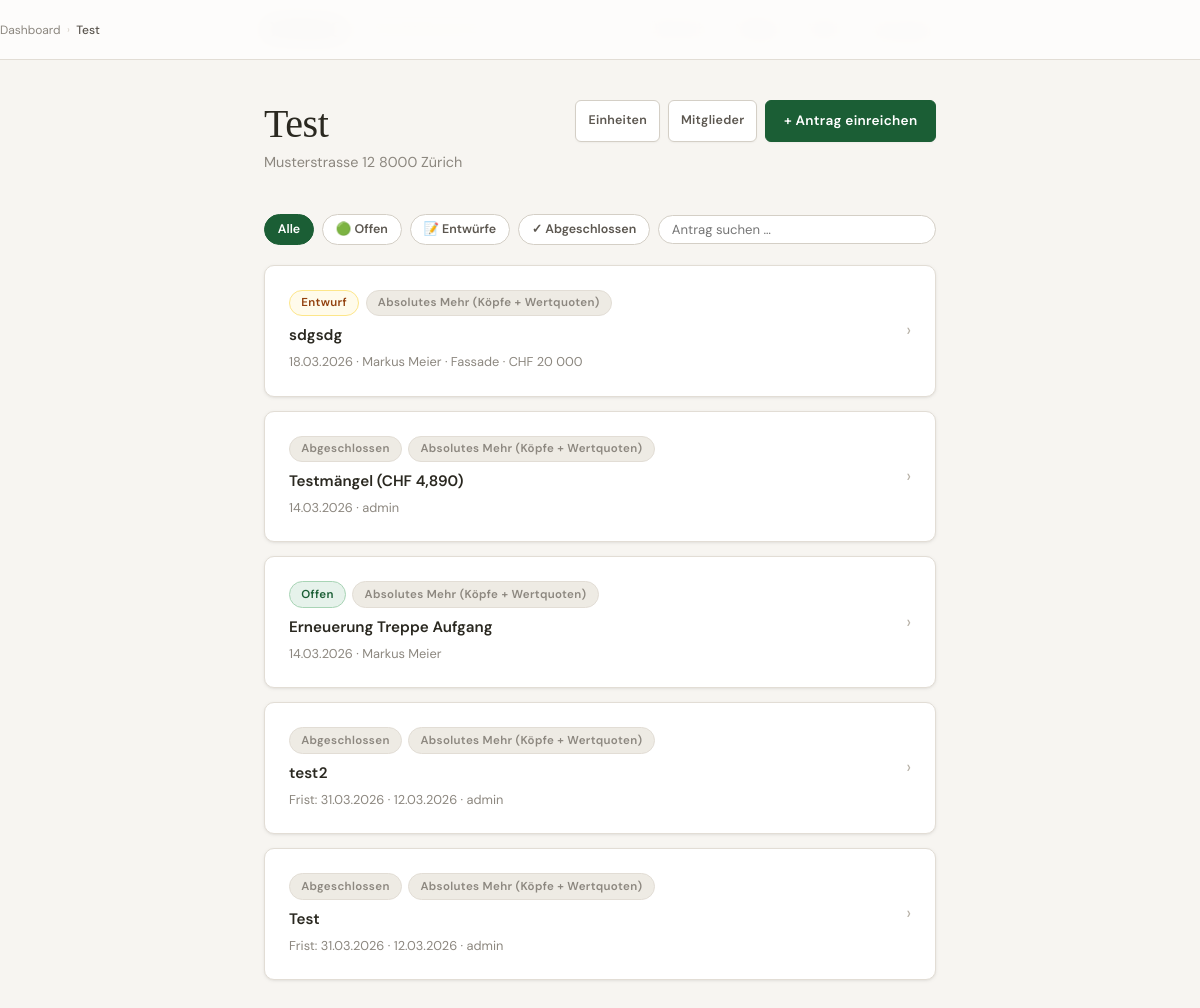
Page /community/1/ (signed in) on the earlier database version.
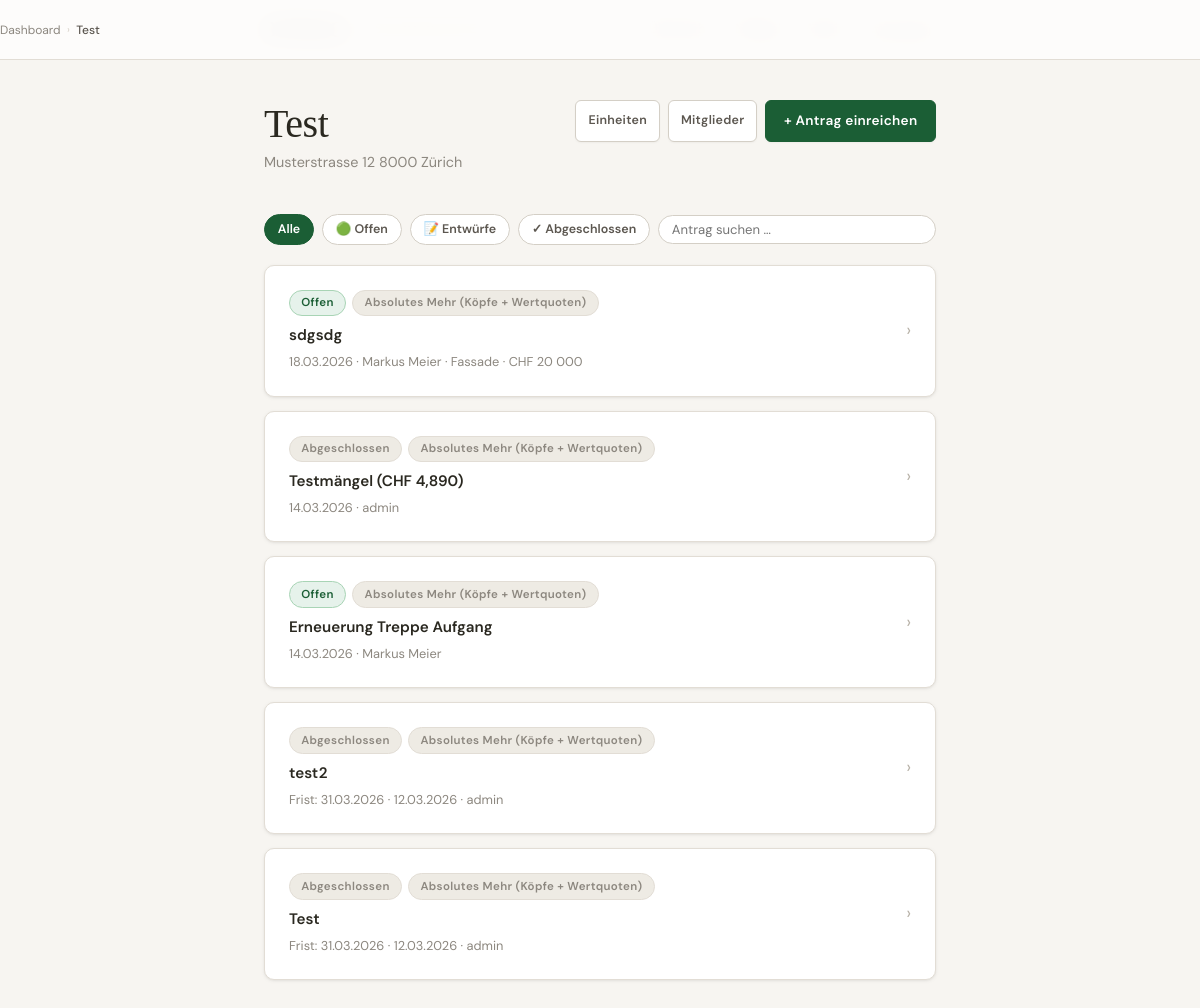
Same page on the later database version.
### voting/models.py (models this page shows, shortened)
class Proposal(models.Model):
    class Status(models.TextChoices):
        DRAFT  = 'draft',  'Entwurf'
        OPEN   = 'open',   'Offen'
        CLOSED = 'closed', 'Abgeschlossen'
    class MajorityType(models.TextChoices):
        SIMPLE    = 'simple',    'Einfaches Mehr (nur Köpfe)'
        ABSOLUTE  = 'absolute',  'Absolutes Mehr (Köpfe + Wertquoten)'
        QUALIFIED = 'qualified', 'Qualifiziertes Mehr (2/3 Köpfe + 2/3 Wertquoten)'
        UNANIMOUS = 'unanimous', 'Einstimmigkeit (alle Eigentümer müssen Ja stimmen)'
    class Area(models.TextChoices):
        ROOF = 'roof', 'Dach'
        FACADE = 'facade', 'Fassade'
        HEATING = 'heating', 'Heizung'
        ELEVATOR = 'elevator', 'Lift'
        STAIRCASE = 'staircase', 'Treppenhaus'
        GARDEN = 'garden', 'Aussenanlage / Garten'
        PARKING = 'parking', 'Parkplatz / Garage'
        WATER = 'water', 'Wasser / Sanitär'
        ELECTRIC = 'electric', 'Elektro'
        OTHER = 'other', 'Sonstiges'
    class ProposalType(models.TextChoices):
        ORDINARY = 'ordinary', 'Ordentliche Verwaltung'
        IMPORTANT = 'important', 'Wichtige Verwaltungshandlung'
        STRUCTURAL = 'structural', 'Bauliche Änderung'
        REGULATION = 'regulation', 'Reglement / Begründungsakt'
        OTHER = 'other', 'Sonstiges'
    community     = models.ForeignKey(Community, on_delete=models.CASCADE, related_name='proposals')
    created_by    = models.ForeignKey(
        User, on_delete=models.SET_NULL, null=True, related_name='created_proposals',
    )
    title         = models.CharField(max_length=300, verbose_name="Titel")
    description   = models.TextField(verbose_name="Beschreibung")
    area = models.CharField(
        max_length=20, choices=Area.choices, blank=True,
        verbose_name='Bereich',
    )
    proposal_type = models.CharField(
        max_length=20, choices=ProposalType.choices, blank=True,
        verbose_name='Art des Antrags',
    )
    cost_estimate = models.DecimalField(
        max_digits=12, decimal_places=2, null=True, blank=True,
        verbose_name='Kostenrahmen (CHF)',
        help_text='Geschätzter oder offertierter Betrag in CHF (optional).',
    )
    majority_type = models.CharField(
        max_length=10, choices=MajorityType.choices, default=MajorityType.ABSOLUTE,
        verbose_name="Mehrheitsart",
    )
    status     = models.CharField(max_length=10, choices=Status.choices, default=Status.DRAFT)
    created_at = models.DateTimeField(auto_now_add=True)
    opened_at  = models.DateTimeField(null=True, blank=True)
    closed_at  = models.DateTimeField(null=True, blank=True)
    deadline   = models.DateTimeField(null=True, blank=True, verbose_name="Abstimmungsfrist")
    def open(self):
        self.status    = self.Status.OPEN
        self.opened_at = timezone.now()
        self.save()
    class Meta:
        verbose_name        = "Antrag"
        verbose_name_plural = "Anträge"
        ordering            = ['-created_at']

### voting/views.py (the view, shortened to what this page needs)
@login_required
def proposal_list(request, community_id):
    community = get_object_or_404(Community, id=community_id)
    if not community.can_manage(request.user):
        messages.error(request, "Kein Zugang.")
        return redirect('voting:dashboard')
    is_admin_flag = community.is_admin(request.user)
    if is_admin_flag:
        proposals = community.proposals.all()
    status_filter = request.GET.get('status', '')
    search_query  = request.GET.get('q', '').strip()
    if status_filter in ('open', 'closed', 'draft'):
        proposals = proposals.filter(status=status_filter)
    if search_query:
        proposals = proposals.filter(title__icontains=search_query)
    proposals = proposals.order_by('-created_at').select_related('community', 'created_by')
    user_units = Unit.objects.filter(owner=request.user, community=community)
    voted_ids  = set(Vote.objects.filter(unit__in=user_units).values_list('proposal_id', flat=True))
    unit_count = user_units.count()
    fully_voted_ids: set[int] = set()
    if unit_count > 0:
        from django.db.models import Count
        for v in (
            Vote.objects.filter(unit__in=user_units)
            .values('proposal_id')
            .annotate(cnt=Count('id'))
        ):
            if v['cnt'] >= unit_count:
                fully_voted_ids.add(v['proposal_id'])
    paginator   = Paginator(proposals, 20)
    page_number = request.GET.get('page', 1)
    page_obj    = paginator.get_page(page_number)
    return render(request, 'voting/proposal_list.html', {
        'community':       community,
        'proposals':       page_obj,
        'page_obj':        page_obj,
        'voted_ids':       voted_ids,
        'fully_voted_ids': fully_voted_ids,
        'is_admin':        is_admin_flag,
        'my_units':        user_units,
        'status_filter':   status_filter,
        'search_query':    search_query,
    })

### voting/models.py (called while the page is built)
    def can_manage(self, user):
        return (
            self.units.filter(owner=user).exists()
            or self.created_by == user
            or user.is_staff
            or self.memberships.filter(user=user).exists()
        )

    def is_admin(self, user):
        return (
            self.created_by == user
            or user.is_staff
            or self.memberships.filter(
                user=user, role=CommunityMembership.Role.MANAGER
            ).exists()
        )

### voting/templates/voting/proposal_list.html (shortened to what this page needs)
{% extends "voting/base.html" %}
{% block content %}
<nav class="breadcrumb">
    <a href="{% url 'voting:dashboard' %}">Dashboard</a>
    <span class="breadcrumb-sep">›</span>
    <span class="breadcrumb-current">{{ community.name }}</span>
</nav>
<div class="page-header flex-between">
    <div>
        <h1>{{ community.name }}</h1>
        <p>{{ community.address }}</p>
    </div>
    <div class="flex gap-1 flex-wrap">
        {% if is_admin %}
        <a href="{% url 'voting:unit_manage' community.id %}" class="btn btn-outline btn-sm">Einheiten</a>
        <a href="{% url 'voting:community_members' community.id %}" class="btn btn-outline btn-sm">Mitglieder</a>
        {% endif %}
        <a href="{% url 'voting:proposal_create' community.id %}" class="btn btn-primary">+ Antrag einreichen</a>
    </div>
</div>
<form method="get" action="" id="filter-form">
    <div class="filter-bar">
        <a href="?{% if search_query %}q={{ search_query }}{% endif %}"
           class="filter-pill {% if not status_filter %}active{% endif %}">Alle</a>
        <a href="?status=open{% if search_query %}&q={{ search_query }}{% endif %}"
           class="filter-pill {% if status_filter == 'open' %}active{% endif %}">🟢 Offen</a>
        <a href="?status=draft{% if search_query %}&q={{ search_query }}{% endif %}"
           class="filter-pill {% if status_filter == 'draft' %}active{% endif %}">📝 Entwürfe</a>
        <a href="?status=closed{% if search_query %}&q={{ search_query }}{% endif %}"
           class="filter-pill {% if status_filter == 'closed' %}active{% endif %}">✓ Abgeschlossen</a>
        <div class="search-box">
            <input type="text" name="q" value="{{ search_query }}"
                   class="search-input"
                   placeholder="Antrag suchen …"
                   {% if status_filter %}onchange="this.form.querySelector('[name=status]').value='{{ status_filter }}'"{% endif %}>
        </div>
    </div>
</form>
{% if proposals %}
{% for proposal in proposals %}
<a href="{% url 'voting:proposal_detail' proposal.pk %}" class="card-link">
    <div class="card card-interactive">
        <div class="flex-between items-center">
            <div class="flex-1">
                <div class="flex items-center gap-xs mb-sm flex-wrap">
                    {% if proposal.status == 'open' %}
                        <span class="badge badge-open">Offen</span>
                    {% elif proposal.status == 'draft' %}
                        <span class="badge badge-draft">Entwurf</span>
                    {% else %}
                        <span class="badge badge-closed">Abgeschlossen</span>
                    {% endif %}
                    <span class="badge badge-closed">{{ proposal.get_majority_type_display }}</span>
                </div>
                <div class="card-title">{{ proposal.title }}</div>
                <div class="card-meta mt-xs">
                    {% if proposal.deadline %}Frist: {{ proposal.deadline|date:"d.m.Y" }} · {% endif %}
                    {{ proposal.created_at|date:"d.m.Y" }}
                    {% if is_admin and proposal.created_by %} · {{ proposal.created_by.get_full_name|default:proposal.created_by.username }}{% endif %}
                    {% if proposal.area %} · {{ proposal.get_area_display }}{% endif %}
                    {% if proposal.cost_estimate %} · CHF {{ proposal.cost_estimate|floatformat:"0g" }}{% endif %}
                </div>
            </div>
            <span class="chevron">›</span>
        </div>
    </div>
</a>
{% endfor %}
{% endif %}
{% endblock %}

Differences in the rows shown:
changed Proposal "sdgsdg": status "Entwurf" → "Offen"
